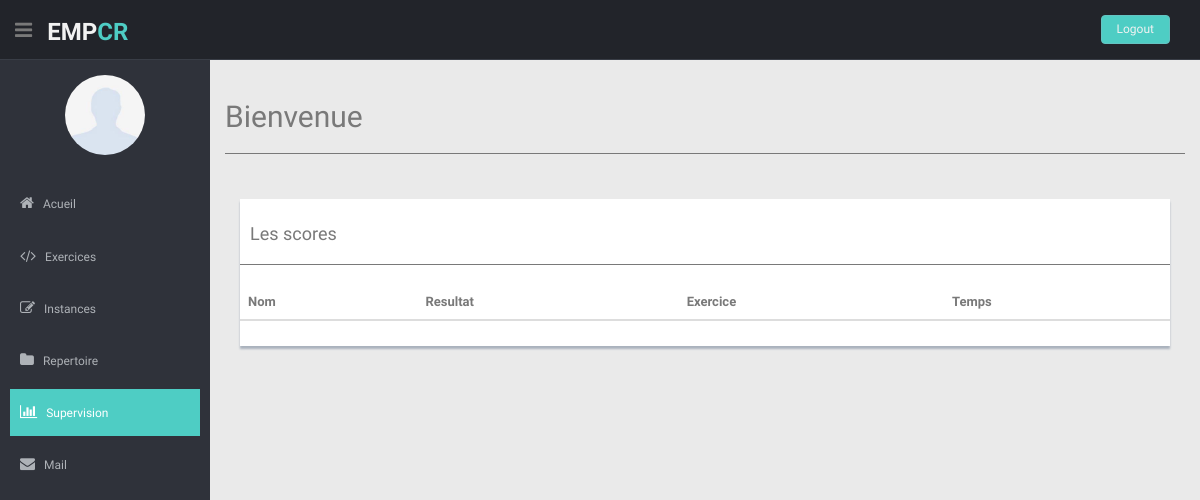
/enseignant/supervision (signed in), run on an earlier commit of the app's database.
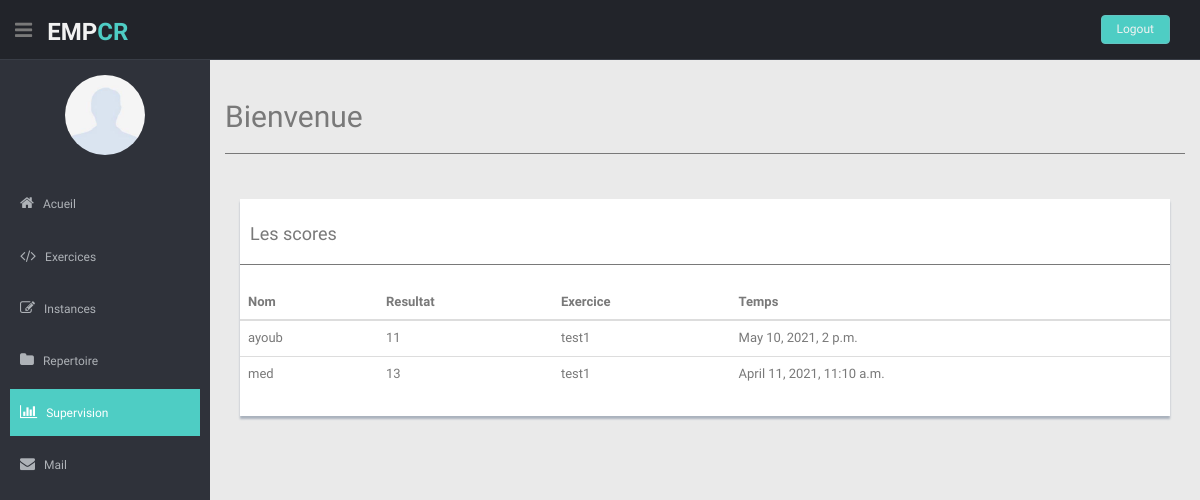
And on a later commit of the database.
### my_app/models.py (models this page shows)
class Score(models.Model):
	eleve = models.ForeignKey(Eleve, on_delete=models.CASCADE)
	exercice = models.ForeignKey(Exercice, on_delete=models.CASCADE)
	value = models.IntegerField(db_column='VALUE')
	at_time = models.DateTimeField(db_column='AT_TIME', blank=True, null=True)
	class Meta:
		managed = True
		db_table = 'SCORE'

class Eleve(models.Model):
	username_elv = models.CharField(db_column='USERNAME_ELV', max_length=255, blank=True, null=True, unique=True)
	nom_elv = models.CharField(db_column='NOM_ELV', max_length=255, blank=True, null=True)
	pwd_elv = models.CharField(db_column='PWD_ELV', max_length=255, blank=True, null=True)
	date_nai_elv = models.DateField(db_column='DATE_NAI_ELV', blank=True, null=True)
	groupe = models.ForeignKey(Groupe, on_delete=models.CASCADE)
	class Meta:
		managed = True
		db_table = 'ELEVE'
	def __str__(self):
		return self.username_elv

class Exercice(models.Model):
	desig_ex = models.CharField(db_column='DESIG',max_length=255, blank=True, null=True)
	descr_ex = models.TextField(db_column='DESCR', blank=True, null=True)
	lien = models.CharField(db_column='LIEN', max_length=255, blank=True, null=True)
	json_file = models.TextField(db_column='JSON_FILE', blank=True, null=True)
	but = models.CharField(db_column='BUT',max_length=255, blank=True, null=True)
	repertoire = models.ForeignKey(Repertoire, on_delete=models.CASCADE)
	class Meta:
		managed = True
		db_table = 'EXERCICE'
	def __str__(self):
		return self.desig_ex

### my_app/views.py (the view)
# urls.py: path('enseignant/supervision', views.enseignant_supervision, name = 'enseignant_supervision'),
def enseignant_supervision(request):
	try:
		user = request.session['ens']
		check_user_f = Enseignant.objects.filter(username_ens=user)
		score_result = Score.objects.all()
		check_user = check_user_f.first()
		ctx = {'check_user' : check_user,
				'score_result' : score_result}
		return render(request, 'enseignant_supervision.html', ctx)
	except:
		return HttpResponse('login required')

### my_app/templates/enseignant_supervision.html (shortened to what this page needs)
<!DOCTYPE html>
<html lang="en">
	<head>
		{% load static %}
		<link rel='stylesheet' href="{% static 'css/style.css' %}">
		{% load static %}
		<link href="{% static 'css/bootstrap.min.css' %}" rel="stylesheet" />
		<link href= "{% static 'css/style.css'%}" rel="stylesheet">
		<link href= "{% static 'css/style-responsive.css' %}" rel="stylesheet">
		<link
			rel="stylesheet"
			href="https://cdnjs.cloudflare.com/ajax/libs/font-awesome/4.0.0/css/font-awesome.css" i
			ntegrity="sha512-72McA95q/YhjwmWFMGe8RI3aZIMCTJWPBbV8iQY3jy1z9+bi6+jHnERuNrDPo/WGYEzzNs4WdHNyyEr/yXJ9pA=="
		/>
	</head>
	<body>
		<section id="container">
			<header class="header black-bg">
				<div class="sidebar-toggle-box">
					<div class="fa fa-bars tooltips" data-placement="right" ></div>
				</div>
				<a href="" class="logo"><b>EMP<span>CR</span></b></a>
				<div class="top-menu">
					<ul class="nav pull-right top-menu">
					<li><a class="logout" href="{% url 'logout_ens' %}">Logout</a></li>
					</ul>
				</div>
			</header>
		<aside>
			<div id="sidebar" class="nav-collapse ">
				<ul class="sidebar-menu" id="nav-accordion">
				<p class="centered"><a href="#"><img src="{% static 'img/uknown.jpg' %}" class="img-circle" width="80"></a></p>
				<li class="mt">
					<a href="/enseignant/acueil">
						<i class="fa fa-home"></i>
						<span>Acueil</span>
					</a>
				</li>
				<li class="sub-menu">
					<a href="/enseignant/exercices">
						<i class="fa fa-code"></i>
						<span>Exercices</span>
					</a>
				</li>
				<li class="sub-menu">
					<a href="/enseignant/instances">
						<i class="fa fa-edit"></i>
						<span>Instances</span>
					</a>
				</li>
				<li class="sub-menu">
					<a href="/enseignant/images">
						<i class="fa fa-folder"></i>
						<span>Repertoire</span>
					</a>
				</li>
				<li class="sub-menu">
					<a class="active" href="/enseignant/supervision">
						<i class="fa fa-bar-chart-o"></i>
						<span>Supervision</span>
					</a>
				</li>
				<li class="sub-menu">
					<a href="/enseignant/mail">
						<i class="fa fa-envelope"></i>
					<span>Mail</span>
					</a>
				</li>
			</div>
		</aside>
		<section id="main-content">
			<section class="wrapper">
				<div class="row">
					<div class="col-lg-12 main-chart">
						<div class="border-head">
							<h2>Bienvenue {{ check_user.nom_ens}}</h2>
							<hr>
						</div>
						<div class="col-md-12 mt">
							<div class="content-panel">
								<h4> Les scores</h4>
								<hr></i>
								<table class="table">
									<thead>
										<tr>
											<th>Nom</th>
											<th>Resultat</th>
											<th>Exercice</th>
											<th>Temps</th>
										</tr>
									</thead>
									<tbody>
										{% for item in score_result %}
										<tr>
											<td>{{ item.eleve }}</td>
											<td>{{ item.value }}</td>
											<td>{{ item.exercice }}</td>
											<td>{{ item.at_time }}</td>
										</tr>
										{% endfor %}
									</tbody>
								</table>
							</div>
						</div>
					</div>
				</div>
			</section>
		</section>
	</body>
</html>

What changed in the data, as far as the page shows it:
added Score: eleve "ayoub", value "11", exercice "test1", at_time "May 10, 2021, 2 p.m."
added Score: eleve "med", value "13", exercice "test1", at_time "April 11, 2021, 11:10 a.m."
